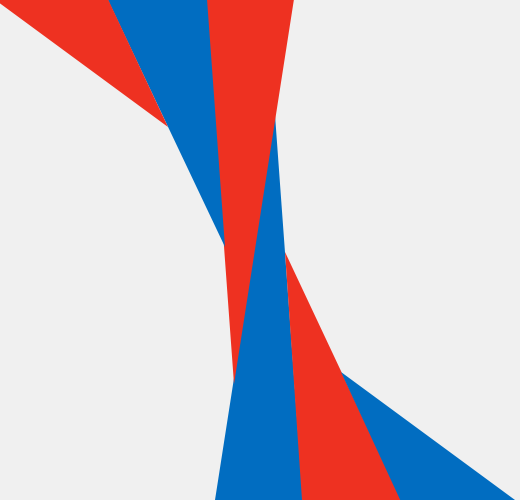
Frame 1 (no input)
Frame 60 (the mouse pressed at the canvas centre just before this capture): identical to frame 1, image omitted
Frame 120 (the mouse held since frame 60 and released just before this capture): identical to frame 1, image omitted

The Processing sketch that drew this single still picture (run headless with seeded random() and noise(); from frame 60 on, the mouse is pressed at the canvas centre):

// Processing sketch: davidsketch_240209bShapeArt5
// ── davidsketch_240209bShapeArt5.pde
/* Inspired by Verena Loewensberg
Composition - 1970 https://www.wikiart.org/en/verena-loewensberg/composition-1970
*/

//code runs at the start
void setup(){
  //set size to 520,500 set stroke to no stroke
size(520,500);
noStroke();
}

//function draws every frae
void draw(){
  //background
  background(240);
  //create triangles that lean on each other switching from blue to red to blue
    fill(#016dc1);
    triangle(215,500,275,115,303,500);
    fill(#ee3121);
    triangle(302,500,285,252,404,505);
    fill(#016dc1);
    triangle(515,500,341,372,409,519);
    //save this rotation
    pushMatrix();
    //roatte upside down
    rotate(PI);
    //move flipped triangles
    float adjx = -494;
    float adjy = -499;
    //duplicated from bottom triangle except it changes from red to blue to red
    fill(#ee3121);
    triangle(200 + adjx,500 + adjy,260 + adjx,115 + adjy,288+adjx,500 + adjy);
    fill(#016dc1);
    triangle(287 +adjx,500+adjy,269+adjx,252+adjy,389+adjx,505+adjy);
    fill(#ee3121);
    triangle(500+adjx,500+adjy,326+adjx,372+adjy,395+adjx,519+adjy);
    //revert matrix so rotation for bottom triangle doesnt get messed up
    popMatrix();
}
//runs when mouse pressed
void mousePressed(){
  //save as png
  save(this + ".png");
}
